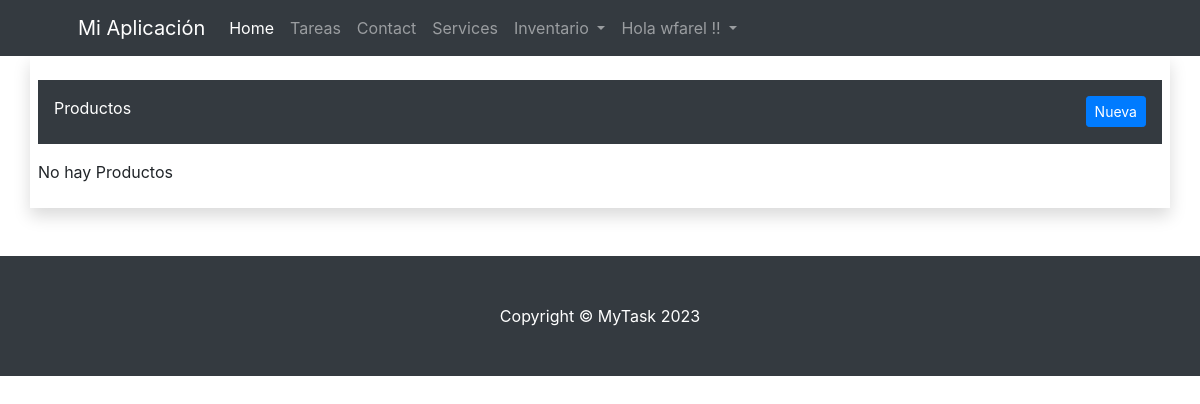
Before: /inv/productos/ (signed in) with the older database file.
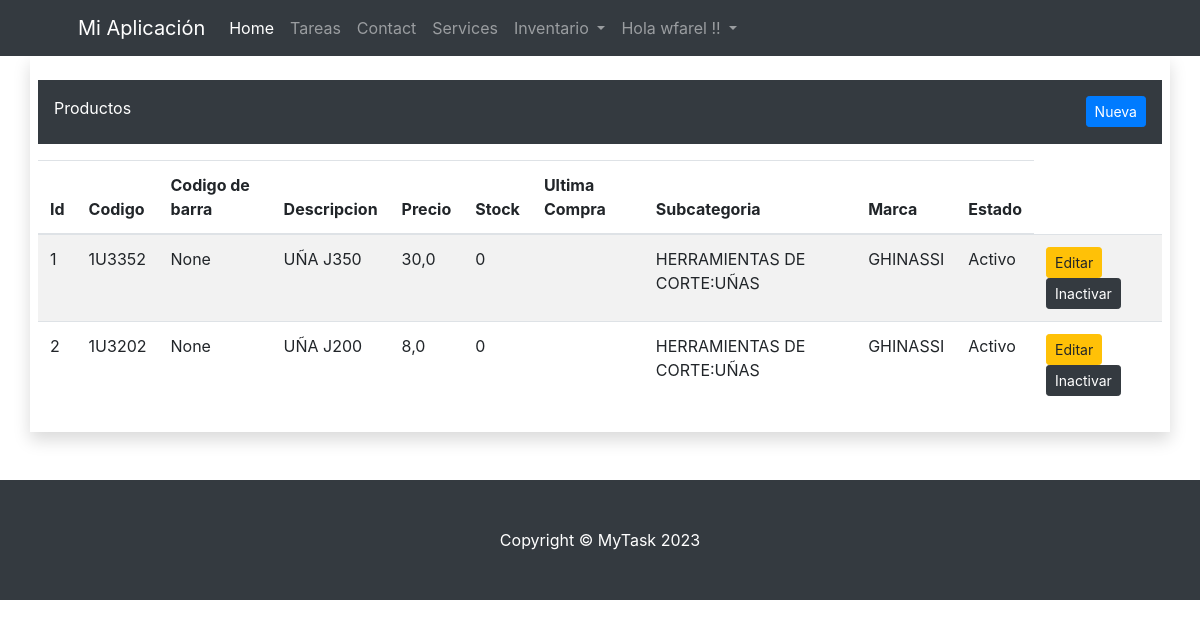
After: the same page with the newer database file.
### inv/models.py (models this page shows, shortened)
class Producto(ClaseModelo):
    codigo = models.CharField(
        max_length=20,
        unique=True
    )
    codigo_barra = models.CharField(
        max_length=50,
        blank=True,
        null=True
    )
    descripcion = models.CharField(
        max_length=200,
    )
    precio = models.FloatField(default=0)
    existencia = models.IntegerField(default=0)
    ultima_compra = models.DateField(null=True, blank=True)
    marca = models.ForeignKey(Marca, on_delete=models.CASCADE)
    subcategoria = models.ForeignKey(SubCategoria, on_delete=models.CASCADE)
    class Meta:
        verbose_name_plural = 'Productos'
        unique_together = ('codigo', 'codigo_barra')

class SubCategoria(ClaseModelo):
    categoria = models.ForeignKey(Categoria, on_delete=models.CASCADE)
    descripcion = models.CharField(
        max_length=100,
    )
    def __str__(self):
        return '{}:{}'.format(self.categoria.descripcion, self.descripcion)
    class Meta:
        verbose_name_plural = 'Sub Categorias'
        unique_together = ('categoria', 'descripcion')

class Categoria(ClaseModelo):
    descripcion = models.CharField(
        max_length=100,
        unique=True
    )
    class Meta:
        verbose_name_plural = 'Categorias'

class Marca(ClaseModelo):
    descripcion = models.CharField(
        max_length=100,
        unique=True
    )
    def __str__(self):
        return '{}'.format(self.descripcion)
    class Meta:
        verbose_name_plural = 'Marcas'

### inv/views.py (the view)
# urls.py: path('productos/', ProductoView.as_view(), name='producto_list'),
class ProductoView(LoginRequiredMixin, ListView):
    model = Producto
    template_name = 'inv/producto_list.html'
    context_object_name = 'obj'
    login_url = 'bases:login'

### inv/templates/inv/producto_list.html (shortened to what this page needs)
{% extends "bases/base.html" %}
{% block content %}
<div class="row">
    <div class="col-md-12">
        <div class="container p-3 pb-4 my-3 bg-dark text-white">
            Productos
            <a class="btn btn-primary btn-sm float-right"  href="{% url 'inv:producto_new' %}">Nueva</a>
        </div>
        {% if not obj %}
        <p>No hay Productos</p>
        {% else %}
        <table class="table table-hover table-striped">
            <thead>
                <tr>
                    <th>Id</th>
                    <th>Codigo</th>
                    <th>Codigo de barra</th>
                    <th>Descripcion</th>
                    <th>Precio</th>
                    <th>Stock</th>
                    <th>Ultima Compra</th>
                    <th>Subcategoria</th>
                    <th>Marca</th>
                    <th>Estado</th>
                </tr>
            </thead>
            <tbody>
                {% for item in obj %}
                <tr>
                    <td>{{ item.id }}</td>
                    <td>{{ item.codigo }}</td>
                    <td>{{ item.codigo_barra }}</td>
                    <td>{{ item.descripcion }}</td>
                    <td>{{ item.precio }}</td>
                    <td>{{ item.existencia }}</td>
                    <td>{{ item.ultima_compra|date:"d/m/Y H:i" }}</td>
                    <td>{{ item.subcategoria }}</td>
                    <td>{{ item.marca }}</td>
                    <td>{% if item.estado %}
                        <span class="label label-success">Activo</span>
                        {% else %}
                        <span class="label label-danger">Inactivo</span>
                        {% endif %}
                    </td>
                    <td>
                        <a href="{% url 'inv:producto_edit' item.id %}" class="btn btn-warning btn-sm">Editar</a>
                        <a href="{% url 'inv:producto_inactivar' item.id %}" class="btn btn-dark btn-sm">Inactivar</a>
                    </td>
                </tr>
                {% endfor %}
            </tbody>
        </table>
        {% endif %}
    </div>
</div>
{% endblock %}

Changed rows visible on the page:
added Producto: id "1", codigo "1U3352", codigo_barra "None", descripcion "UÑA J350", precio "30,0", existencia "0", subcategoria "HERRAMIENTAS DE CORTE:UÑAS", marca "GHINASSI", estado "Activo"
added Producto: id "2", codigo "1U3202", codigo_barra "None", descripcion "UÑA J200", precio "8,0", existencia "0", subcategoria "HERRAMIENTAS DE CORTE:UÑAS", marca "GHINASSI", estado "Activo"
Other visible differences:
text no longer shown: "No hay Productos"
text now shown: "Id Codigo Codigo de barra Descripcion Precio Stock Ultima Compra Subcategoria Marca Estado"
